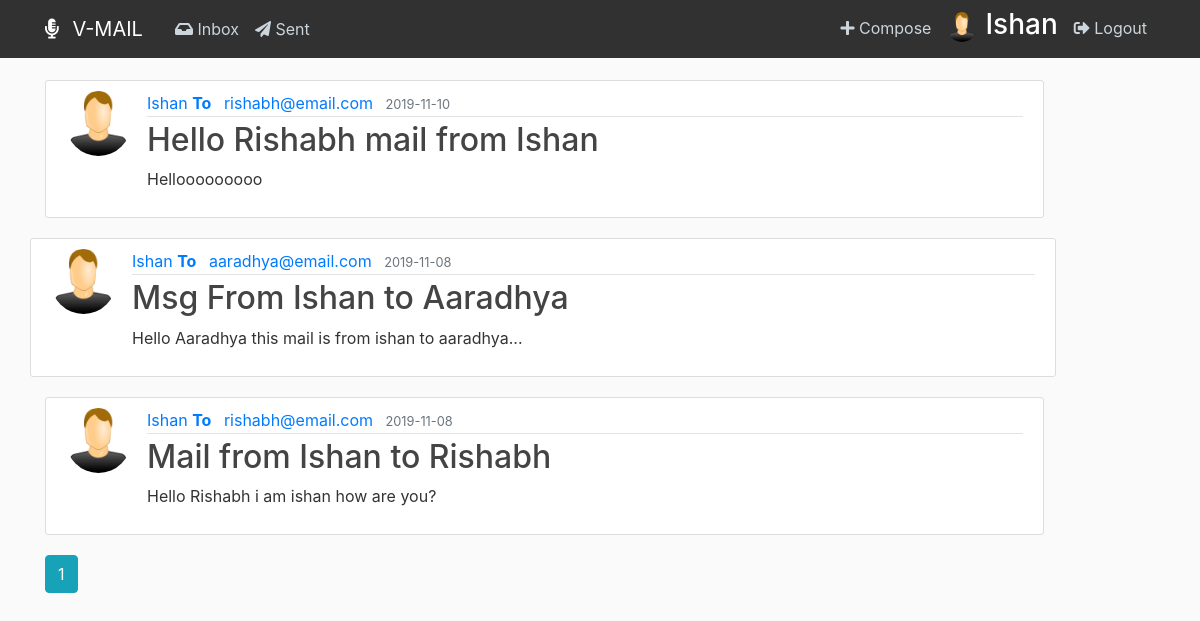
/sent_mail (signed in), run on the app's committed database.
### vmail/models.py (models this page shows, shortened)
class User(db.Model, UserMixin):
    id = db.Column(db.Integer, primary_key=True)
    username = db.Column(db.String(20), unique=True, nullable=False)
    email = db.Column(db.String(120), unique=True, nullable=False)
    image_file = db.Column(db.String(20), nullable=False,
                           default='default.png')
    password = db.Column(db.String(60), nullable=False)
    mails = db.relationship('Mail', backref='author', lazy=True)

class Mail(db.Model):
    id = db.Column(db.Integer, primary_key=True)
    title = db.Column(db.String(100), nullable=False)
    date_posted = db.Column(db.DateTime, nullable=False,
                            default=datetime.utcnow)
    content = db.Column(db.Text, nullable=False)
    receiver_id = db.Column(db.Integer, nullable=False)
    user_id = db.Column(db.Integer, db.ForeignKey('user.id'), nullable=False)

### vmail/routes.py (the view)
@app.route("/sent_mail")
def sent_mail():
    page = request.args.get('page', 1, type=int)
    user = User.query.filter_by(username=current_user.username).first_or_404()
    mails_use = Mail.query.filter_by(
        author=user).order_by(Mail.date_posted.desc())
    receivers = []
    for mail in mails_use:
        receiver = User.query.filter_by(id=mail.receiver_id).first_or_404()
        receivers.append(receiver)
    mails = Mail.query.filter_by(author=user).order_by(
        Mail.date_posted.desc()).paginate(page=page, per_page=10)
    return render_template('sent_mail.html', mails=mails, receivers=receivers)

### vmail/models.py (called while the page is built)
@login_manager.user_loader
def user(user_id):
    return User.query.get(int(user_id))

### vmail/templates/sent_mail.html
{% extends "layout.html" %}
{% block content %}
    {% for mail in mails.items %}
        {% set receiver = receivers[loop.index-1] %}
        {% if mail.content|length > 50 %}
        {% set con = mail.content[:50] + "..." %}
        {% else %}
        {% set con = mail.content %}
        {% endif %}
      <a href="{{ url_for('mail', mail_id=mail.id) }}">
        <article class="media content-section">
          <img class="rounded-circle article-img" src="{{ url_for('static', filename='media/' + mail.author.image_file) }}">
          <div class="media-body">
            <div class="article-metadata">
              <a class="mr-2" href="#">{{ mail.author.username }} <b>To</b></a>
              <a class="mr-2" href="#">{{ receiver.email }}</a>
              <small class="text-muted">{{ mail.date_posted.strftime('%Y-%m-%d') }}</small>
            </div>
              <h2>{{ mail.title }}</h2>
              <p class="article-content">{{ con }}</p>
            </div>
          </div>
        </article>
      </a>
    {% endfor %}
    {% for page_num in mails.iter_pages(left_edge=1, right_edge=1, left_current=1, right_current=2) %}
      {% if page_num %}
        {% if mails.page == page_num %}
          <a class="btn btn-info mb-4" href="{{ url_for('sent_mail', page=page_num) }}">{{ page_num }}</a>
        {% else %}
          <a class="btn btn-outline-info mb-4" href="{{ url_for('sent_mail', page=page_num) }}">{{ page_num }}</a>
        {% endif %}
      {% else %}
        ...
      {% endif %}
    {% endfor %}
{% endblock content %}

### vmail/templates/layout.html (shortened to what this page needs)
<!DOCTYPE html>
<html>
  <head>
    <link
      rel="stylesheet"
      href="https://maxcdn.bootstrapcdn.com/bootstrap/4.0.0/css/bootstrap.min.css"
    />
    <link
      rel="stylesheet"
      href="https://use.fontawesome.com/releases/v5.8.2/css/all.css"
    />
    <link
      rel="stylesheet"
      type="text/css"
      href="{{ url_for('static', filename='main.css') }}"
    />
  </head>
  <body>
    <header class="site-header">
      <nav class="navbar navbar-expand-md navbar-dark bg-steel fixed-top">
        <div class="container">
          <a class="navbar-brand mr-4" href="/"><i class="fas fa-microphone-alt mr-2"></i> V-MAIL</a>
          <div class="collapse navbar-collapse" id="navbarToggle">
            <div class="navbar-nav mr-auto">
              <a class="nav-item nav-link" href="{{ url_for('inbox') }}"
                ><i class="fas fa-inbox"></i></i> Inbox</a
              >
              <a class="nav-item nav-link" href="{{ url_for('sent_mail') }}"
                ><i class="fas fa-paper-plane"></i> Sent</a
              >
            </div>
            <div class="navbar-nav">
              {% if current_user.is_authenticated %}
              <a class="nav-item nav-link" href="{{ url_for('new_mail') }}"
                ><i class="fas fa-plus"></i> Compose</a
              >
              <img
                class="acc-nav-img ml-2 mr-2 mt-1"
                src="{{ url_for('static', filename='media/' + current_user.image_file) }}"
              />
              <h3 class="mr-2" style="color:white;">
                {{ current_user.username }}
              </h3>
              <a class="nav-item nav-link" href="{{ url_for('logout') }}"
                ><i class="fas fa-sign-out-alt"></i> Logout</a
              >
              {% endif %}
            </div>
          </div>
        </div>
      </nav>
    </header>
    <main role="main" class="container">
      <div class="row">
        <div class="col-md-12">
           {% block content %}{% endblock
          %}
    </main>
  </body>
</html>

### vmail/static/main.css (style rules this page uses)
body { background: #fafafa; color: #333333; margin-top: 5rem; }
h1, h2, h3, h4, h5, h6 { color: #444444; }
.bg-steel { background-color: #313131; }
.site-header .navbar-nav .nav-link { color: #cbd5db; }
.content-section { background: #ffffff; padding: 10px 20px; width: 90%; border: 1px solid #dddddd; border-radius: 3px; margin-bottom: 20px; }
.article-content { white-space: pre-line; }
.article-img { height: 65px; width: 65px; margin-right: 16px; }
.article-metadata { padding-bottom: 1px; margin-bottom: 4px; border-bottom: 1px solid #e3e3e3; }
.acc-nav-img { border-radius: 50%; height: 30px; width: 30px; }

### data on the page
User: image_file (placeholder picture), username "Ishan"
Mail: image_file (placeholder picture), author.username "Ishan", date_posted "2019-11-10", title "Hello Rishabh mail from Ishan", content "Hellooooooooo"
User: email "rishabh@email.com"
Mail: image_file (placeholder picture), author.username "Ishan", date_posted "2019-11-08", title "Msg From Ishan to Aaradhya", con "Hello Aaradhya this mail is from ishan to aaradhya..."
User: email "aaradhya@email.com"
Mail: image_file (placeholder picture), author.username "Ishan", date_posted "2019-11-08", title "Mail from Ishan to Rishabh", content "Hello Rishabh i am ishan how are you?"

### other printed values
{{ page_num }} "1"
